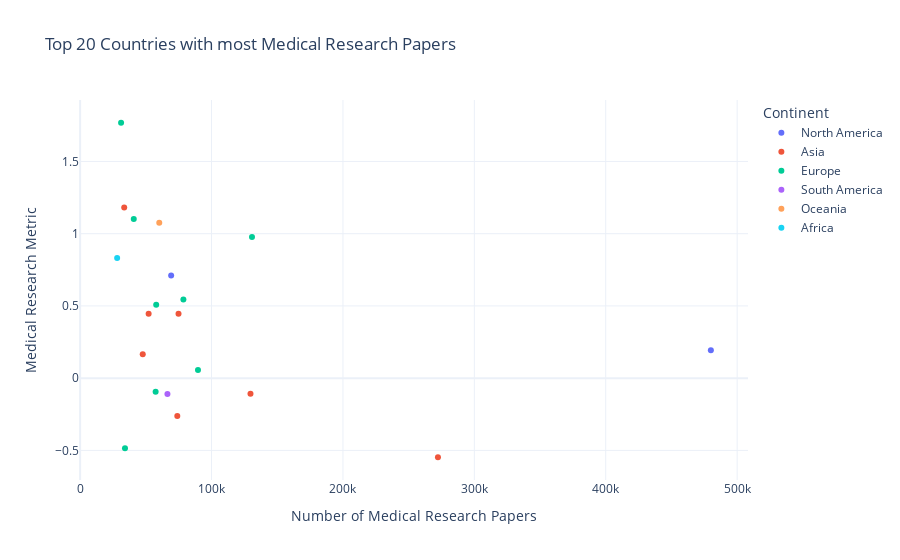

The notebook cell saved with this chart:
### Code cell
fig = px.scatter(
    data_api_topics.sort_values(by = 'Medicine_paper_count', ascending=False).reset_index(drop=True)[:20],
    x="Medicine_paper_count",
    y="research_metric_med",
    color="continent",
    hover_name="Country",
    hover_data={
        "research_metric_med": True,
        "Medicine_paper_count": True,
        "continent": True
    },
    title="Top 20 Countries with most Medical Research Papers"
)

fig.update_layout(
    xaxis_title="Number of Medical Research Papers",
    yaxis_title="Medical Research Metric",
    legend_title="Continent",
    template="plotly_white"
)

fig.show()

### Figure 1 — Plotly figure (JSON) as saved in the notebook; plotly's stock layout.template omitted (floating-point values rounded to 4 significant figures)
{"data": [{"customdata": [["North America"], ["North America"]], "hovertemplate": "<b>%{hovertext}</b><br><br>continent=%{customdata[0]}<br>Medicine_paper_count=%{x}<br>research_metric_med=%{y}<extra></extra>", "hovertext": ["United States", "Canada"], "legendgroup": "North America", "marker": {"color": "#636efa", "symbol": "circle"}, "mode": "markers", "name": "North America", "orientation": "v", "showlegend": true, "type": "scatter", "x": [480001, 69262], "xaxis": "x", "y": [0.1934, 0.7105], "yaxis": "y"}, {"customdata": [["Asia"], ["Asia"], ["Asia"], ["Asia"], ["Asia"], ["Asia"], ["Asia"]], "hovertemplate": "<b>%{hovertext}</b><br><br>continent=%{customdata[0]}<br>Medicine_paper_count=%{x}<br>research_metric_med=%{y}<extra></extra>", "hovertext": ["China", "India", "Indonesia", "Japan", "Turkiye", "Korea, Rep.", "Iran, Islamic Rep."], "legendgroup": "Asia", "marker": {"color": "#EF553B", "symbol": "circle"}, "mode": "markers", "name": "Asia", "orientation": "v", "showlegend": true, "type": "scatter", "x": [272314, 129640, 74881, 73939, 52127, 47641, 33538], "xaxis": "x", "y": [-0.5475, -0.1072, 0.4459, -0.2618, 0.4451, 0.166, 1.182], "yaxis": "y"}, {"customdata": [["Europe"], ["Europe"], ["Europe"], ["Europe"], ["Europe"], ["Europe"], ["Europe"], ["Europe"]], "hovertemplate": "<b>%{hovertext}</b><br><br>continent=%{customdata[0]}<br>Medicine_paper_count=%{x}<br>research_metric_med=%{y}<extra></extra>", "hovertext": ["United Kingdom", "Germany", "Italy", "Spain", "France", "Netherlands", "Russian Federation", "Switzerland"], "legendgroup": "Europe", "marker": {"color": "#00cc96", "symbol": "circle"}, "mode": "markers", "name": "Europe", "orientation": "v", "showlegend": true, "type": "scatter", "x": [130780, 89683, 78585, 57875, 57448, 40823, 34122, 31166], "xaxis": "x", "y": [0.9776, 0.05593, 0.5446, 0.5087, -0.09407, 1.102, -0.4854, 1.768], "yaxis": "y"}, {"customdata": [["South America"]], "hovertemplate": "<b>%{hovertext}</b><br><br>continent=%{customdata[0]}<br>Medicine_paper_count=%{x}<br>research_metric_med=%{y}<extra></extra>", "hovertext": ["Brazil"], "legendgroup": "South America", "marker": {"color": "#ab63fa", "symbol": "circle"}, "mode": "markers", "name": "South America", "orientation": "v", "showlegend": true, "type": "scatter", "x": [66437], "xaxis": "x", "y": [-0.1101], "yaxis": "y"}, {"customdata": [["Oceania"]], "hovertemplate": "<b>%{hovertext}</b><br><br>continent=%{customdata[0]}<br>Medicine_paper_count=%{x}<br>research_metric_med=%{y}<extra></extra>", "hovertext": ["Australia"], "legendgroup": "Oceania", "marker": {"color": "#FFA15A", "symbol": "circle"}, "mode": "markers", "name": "Oceania", "orientation": "v", "showlegend": true, "type": "scatter", "x": [60217], "xaxis": "x", "y": [1.077], "yaxis": "y"}, {"customdata": [["Africa"]], "hovertemplate": "<b>%{hovertext}</b><br><br>continent=%{customdata[0]}<br>Medicine_paper_count=%{x}<br>research_metric_med=%{y}<extra></extra>", "hovertext": ["Egypt, Arab Rep."], "legendgroup": "Africa", "marker": {"color": "#19d3f3", "symbol": "circle"}, "mode": "markers", "name": "Africa", "orientation": "v", "showlegend": true, "type": "scatter", "x": [28166], "xaxis": "x", "y": [0.8313], "yaxis": "y"}], "layout": {"legend": {"title": {"text": "Continent"}, "tracegroupgap": 0}, "title": {"text": "Top 20 Countries with most Medical Research Papers"}, "xaxis": {"anchor": "y", "domain": [0, 1], "title": {"text": "Number of Medical Research Papers"}}, "yaxis": {"anchor": "x", "domain": [0, 1], "title": {"text": "Medical Research Metric"}}}}
